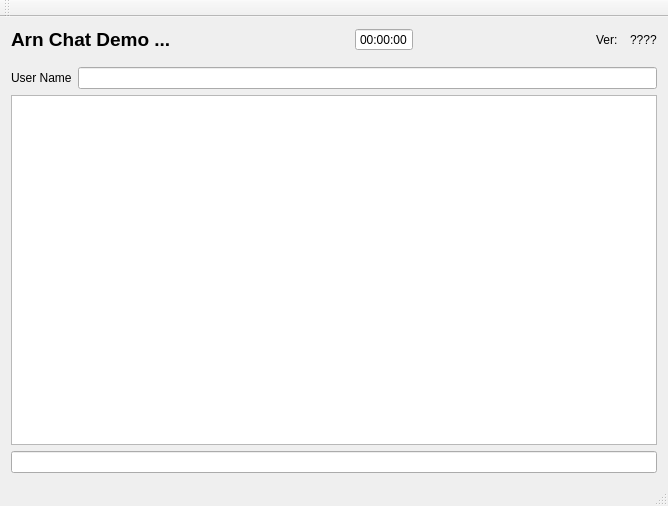
<?xml version="1.0" encoding="UTF-8"?>
<ui version="4.0">
 <class>MainWindow</class>
 <widget class="QMainWindow" name="MainWindow">
  <property name="geometry">
   <rect>
    <x>0</x>
    <y>0</y>
    <width>668</width>
    <height>506</height>
   </rect>
  </property>
  <property name="windowTitle">
   <string>Demo Chat</string>
  </property>
  <widget class="QWidget" name="centralWidget">
   <layout class="QVBoxLayout" name="verticalLayout">
    <item>
     <layout class="QHBoxLayout" name="horizontalLayout_2">
      <item>
       <widget class="QLabel" name="appNameLabel">
        <property name="font">
         <font>
          <pointsize>14</pointsize>
          <weight>75</weight>
          <bold>true</bold>
         </font>
        </property>
        <property name="text">
         <string>Arn Chat Demo ...</string>
        </property>
       </widget>
      </item>
      <item>
       <spacer name="horizontalSpacer">
        <property name="orientation">
         <enum>Qt::Horizontal</enum>
        </property>
        <property name="sizeHint" stdset="0">
         <size>
          <width>40</width>
          <height>20</height>
         </size>
        </property>
       </spacer>
      </item>
      <item>
       <widget class="QTimeEdit" name="timeEdit">
        <property name="readOnly">
         <bool>true</bool>
        </property>
        <property name="buttonSymbols">
         <enum>QAbstractSpinBox::NoButtons</enum>
        </property>
        <property name="displayFormat">
         <string>HH:mm:ss</string>
        </property>
       </widget>
      </item>
      <item>
       <spacer name="horizontalSpacer_2">
        <property name="orientation">
         <enum>Qt::Horizontal</enum>
        </property>
        <property name="sizeHint" stdset="0">
         <size>
          <width>40</width>
          <height>20</height>
         </size>
        </property>
       </spacer>
      </item>
      <item>
       <widget class="QLabel" name="verTxtLabel">
        <property name="text">
         <string>Ver:  </string>
        </property>
        <property name="alignment">
         <set>Qt::AlignRight|Qt::AlignTrailing|Qt::AlignVCenter</set>
        </property>
       </widget>
      </item>
      <item>
       <widget class="QLabel" name="verLabel">
        <property name="text">
         <string>????</string>
        </property>
       </widget>
      </item>
     </layout>
    </item>
    <item>
     <spacer name="verticalSpacer">
      <property name="orientation">
       <enum>Qt::Vertical</enum>
      </property>
      <property name="sizeType">
       <enum>QSizePolicy::Maximum</enum>
      </property>
      <property name="sizeHint" stdset="0">
       <size>
        <width>0</width>
        <height>10</height>
       </size>
      </property>
     </spacer>
    </item>
    <item>
     <layout class="QHBoxLayout" name="horizontalLayout">
      <item>
       <widget class="QLabel" name="userLabel">
        <property name="text">
         <string>User Name</string>
        </property>
        <property name="buddy">
         <cstring>userEdit</cstring>
        </property>
       </widget>
      </item>
      <item>
       <widget class="QLineEdit" name="userEdit"/>
      </item>
     </layout>
    </item>
    <item>
     <widget class="QTextEdit" name="textEdit">
      <property name="readOnly">
       <bool>true</bool>
      </property>
     </widget>
    </item>
    <item>
     <widget class="QLineEdit" name="lineEdit"/>
    </item>
   </layout>
  </widget>
  <widget class="QMenuBar" name="menuBar">
   <property name="geometry">
    <rect>
     <x>0</x>
     <y>0</y>
     <width>668</width>
     <height>22</height>
    </rect>
   </property>
  </widget>
  <widget class="QToolBar" name="mainToolBar">
   <attribute name="toolBarArea">
    <enum>TopToolBarArea</enum>
   </attribute>
   <attribute name="toolBarBreak">
    <bool>false</bool>
   </attribute>
  </widget>
  <widget class="QStatusBar" name="statusBar"/>
 </widget>
 <layoutdefault spacing="6" margin="11"/>
 <resources/>
 <connections/>
</ui>
